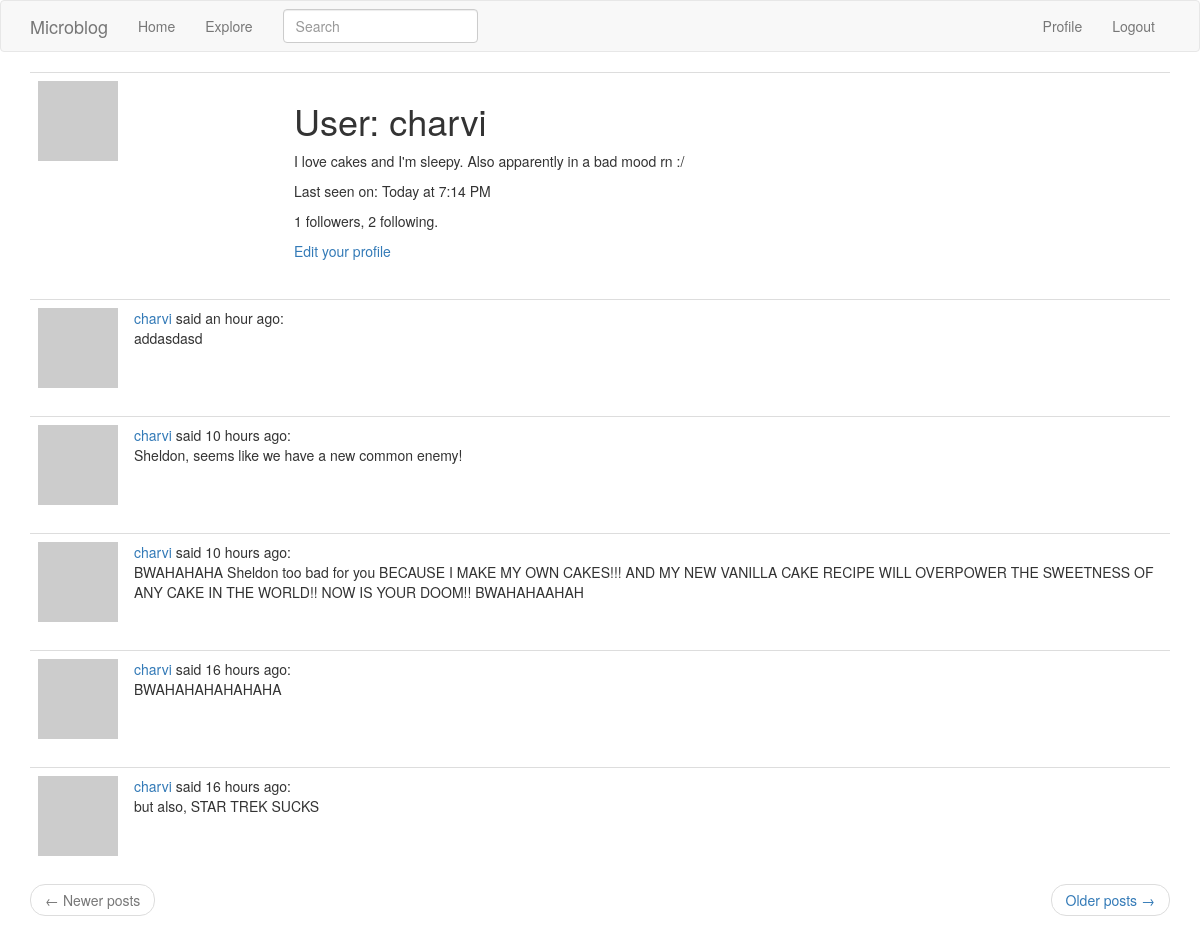
/user/charvi (signed in), run on the app's committed database.
### app/sql/models.py (models this page shows, shortened)
class User(UserMixin,db.Model):
    id = db.Column(db.Integer, primary_key=True)
    username = db.Column(db.String(64), index=True, unique=True)
    email = db.Column(db.String(120),index=True, unique=True)
    password_hash = db.Column(db.String(128))
    posts = db.relationship('Post',backref='author',lazy='dynamic')
    about_me = db.Column(db.String(140))
    last_seen = db.Column(db.DateTime,default=datetime.utcnow)
    followed = db.relationship(
        'User',secondary=followers,
        primaryjoin=(followers.c.follower_id==id),
        secondaryjoin=(followers.c.followed_id==id),
        backref=db.backref('followers',lazy='dynamic'),
        lazy='dynamic'
    )
    def avatar(self,size):
        digest = md5(self.email.lower().encode('utf-8')).hexdigest()
        return f'https://www.gravatar.com/avatar/{digest}?d=identicon&s={size}'

class SearchableMixin(object):
    @classmethod
    def before_commit(cls,session):
        session._changes = {
            "add": list(session.new),
            "update": list(session.dirty),
            "delete": list(session.deleted)
        }
    @classmethod
    def after_commit(cls,session):
        for obj in session._changes['add']:
            if isinstance(obj, SearchableMixin):
                add_to_index(obj.__tablename__,obj)
        for obj in session._changes['update']:
            if isinstance(obj, SearchableMixin):
                add_to_index(obj.__tablename__,obj)
        for obj in session._changes['delete']:
            if isinstance(obj,SearchableMixin):
                remove_from_index(obj.__tablename__,obj)
        session._changes = None

class Post(SearchableMixin,db.Model):
    __searchable__ = ['body']
    id = db.Column(db.Integer,primary_key=True)
    body = db.Column(db.String(140))
    timestamp = db.Column(db.DateTime,index=True,default=datetime.utcnow)
    user_id = db.Column(db.Integer,db.ForeignKey('user.id'))

### app/main/routes.py (the view)
@bp.route('/user/<username>')
@login_required
def user(username):
    user = User.query.filter_by(username=username).first_or_404()
    page = request.args.get('page',1,type=int)
    posts = user.posts.order_by(Post.timestamp.desc()).paginate(page,current_app.config['POSTS_PER_PAGE'],False)
    next_url = url_for('main.user',username=user.username,page=posts.next_num) if posts.has_next else None
    prev_url = url_for('main.user',username=user.username,page=posts.prev_num) if posts.has_prev else None
    form = EmptyForm()
    return render_template('user.html',user=user,posts=posts.items,form=form,next_url=next_url,prev_url=prev_url)

### app/main/forms.py
class SearchForm(FlaskForm):
    q = StringField("Search",validators=[DataRequired()])
    def __init__(self, *args, **kwargs):
        if 'formdata' not in kwargs:
            kwargs['formdata'] = request.args
        if 'csrf_enabled' not in kwargs:
            kwargs['csrf_enabled'] = False
        super(SearchForm,self).__init__(*args,**kwargs)

class EmptyForm(FlaskForm):
    submit = SubmitField('Submit')

### app/main/routes.py (called while the page is built)
@bp.before_app_request
def before_request():
    if current_user.is_authenticated:
        current_user.last_seen = datetime.utcnow()
        db.session.commit()
        g.search_form = SearchForm()

### app/sql/models.py (called while the page is built)
@login.user_loader
def load_user(id):
    return User.query.get(int(id))

### app/main/templates/user.html (shortened to what this page needs)
{% extends "base.html" %}
{% block app_content %}
    <table class="table table-hover">
        <tr>
            <td width="256px"><img src="{{ user.avatar(256) }}"></td>
            <td>
                <h1>User: {{ user.username }}</h1>
                {% if user.about_me %}<p>{{ user.about_me }}</p>{% endif %}
                {% if user.last_seen %}
                    <p>Last seen on: {{ moment(user.last_seen).calendar() }}</p>
                {% endif %}
                <p>{{ user.followers.count() }} followers, {{ user.followed.count() }} following.</p>
                {% if user == current_user %}
                <p><a href="{{ url_for('main.edit_profile') }}">Edit your profile</a></p>
                {% endif %}
            </td>
        </tr>
    </table>
    {% for post in posts %}
        {% include '_post.html' %}
    {% endfor %}
    <nav aria-label="...">
        <ul class="pager">
            <li class="previous{% if not prev_url %} disabled{% endif %}">
                <a href="{{ prev_url or '#' }}">
                    <span aria-hidden="true">&larr;</span> Newer posts
                </a>
            </li>
            <li class="next{% if not next_url %} disabled{% endif %}">
                <a href="{{ next_url or '#' }}">
                    Older posts <span aria-hidden="true">&rarr;</span>
                </a>
            </li>
        </ul>
    </nav>
{% endblock %}

### app/templates/_post.html
    <table class="table table-hover">
        <tr>
            <td width="70px">
                <a href="{{ url_for('main.user', username=post.author.username) }}">
                    <img src="{{ post.author.avatar(70) }}" />
                </a>
            </td>
            <td>
                <a href="{{ url_for('main.user', username=post.author.username) }}">
                    {{ post.author.username }}
                </a>
                said {{ moment(post.timestamp).fromNow() }}:
                <br>
                {{ post.body }}
            </td>
        </tr>
    </table>

### data on the page
User: username "charvi", about_me "I love cakes and I'm sleepy. Also apparently in a bad mood rn :/", last_seen "Today at 7:14 PM"
Post: author.username "charvi", timestamp "an hour ago", body "addasdasd"
Post: author.username "charvi", timestamp "10 hours ago", body "Sheldon, seems like we have a new common enemy!"
Post: author.username "charvi", timestamp "10 hours ago", body "BWAHAHAHA Sheldon too bad for you BECAUSE I MAKE MY OWN CAKES!!! AND MY NEW VANILLA CAKE RECIPE WILL OVERPOWER THE SWEETNESS OF ANY CAKE IN THE WORLD!! NOW IS YOUR DOOM!! BWAHAHAAHAH"
Post: author.username "charvi", timestamp "16 hours ago", body "BWAHAHAHAHAHAHA"
Post: author.username "charvi", timestamp "16 hours ago", body "but also, STAR TREK SUCKS"

### other printed values
{{ user.followers.count() }} "1"
{{ user.followed.count() }} "2"
